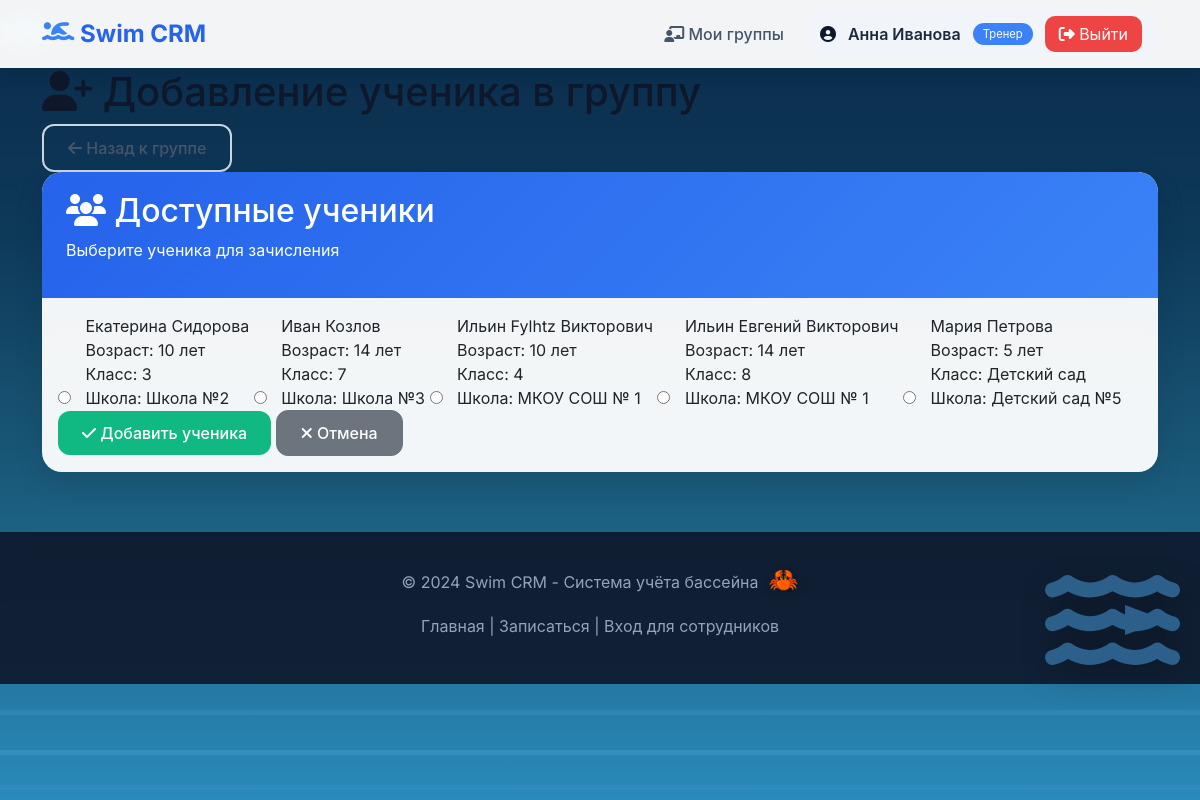
The app's page /trainer/group/2/add_student (signed in) with its own data.
### tables this page shows
CREATE TABLE trainers (
                id INTEGER PRIMARY KEY AUTOINCREMENT,
                full_name VARCHAR(255) NOT NULL,
                phone VARCHAR(20),
                email VARCHAR(255),
                login VARCHAR(100) NOT NULL UNIQUE,
                password_hash VARCHAR(255) NOT NULL,
                specialization TEXT,
                is_active BOOLEAN DEFAULT 1,
                created_at TIMESTAMP DEFAULT CURRENT_TIMESTAMP
            );

CREATE TABLE children (
                id INTEGER PRIMARY KEY AUTOINCREMENT,
                parent_id INTEGER NOT NULL,
                full_name VARCHAR(255) NOT NULL,
                age INTEGER CHECK (age BETWEEN 3 AND 17),
                class_number INTEGER CHECK (class_number BETWEEN 0 AND 11 OR class_number IS NULL),
                school_name VARCHAR(255),
                swimming_years INTEGER DEFAULT 1,
                shift VARCHAR(10) CHECK (shift IN ('day', 'evening')),
                desired_lessons_per_week INTEGER CHECK (desired_lessons_per_week IN (1,2,3)),
                created_at TIMESTAMP DEFAULT CURRENT_TIMESTAMP,
                FOREIGN KEY (parent_id) REFERENCES parents(id) ON DELETE CASCADE
            );

### main.py (the view)
@app.get("/trainer/group/{group_id}/add_student", response_class=HTMLResponse)
async def add_student_form(
    request: Request,
    group_id: int,
    current_user = Depends(get_current_user),
    db_cursor = Depends(get_db)
):
    require_trainer_or_admin(current_user)
    if not can_manage_group(group_id, current_user, db_cursor):
        raise HTTPException(status_code=403, detail="Нет доступа")
    db_cursor.execute(
        """
        SELECT c.id, c.full_name, c.age, c.class_number, c.school_name
        FROM children c
        WHERE c.id NOT IN (
            SELECT child_id FROM enrollments WHERE group_id = ? AND is_active = 1
        )
        ORDER BY c.full_name
        """,
        (group_id,)
    )
    available_children = db_cursor.fetchall()
    return templates.TemplateResponse(
        request,
        "add_student_to_group.html",
        {
            "request": request,
            "group_id": group_id,
            "children": available_children,
            "current_user": current_user
        }
    )

### templates/add_student_to_group.html (shortened to what this page needs)
{% extends "base.html" %}
{% block content %}
<div class="container">
    <div class="page-header">
        <h1><i class="fas fa-user-plus"></i> Добавление ученика в группу</h1>
        <a href="/trainer/group/{{ group_id }}" class="btn btn-outline">
            <i class="fas fa-arrow-left"></i> Назад к группе
        </a>
    </div>
    <div class="card">
        <div class="card-header">
            <h2><i class="fas fa-users"></i> Доступные ученики</h2>
            <p>Выберите ученика для зачисления</p>
        </div>
        <div class="card-body">
            {% if children %}
                <form method="post" action="/trainer/group/{{ group_id }}/add_student">
                    <div class="children-grid">
                        {% for child in children %}
                            <label class="child-card" style="cursor: pointer;">
                                <input type="radio" name="child_id" value="{{ child.id }}" required style="margin-right: 10px;">
                                <div style="display: inline-block;">
                                    <div class="child-name">{{ child.full_name }}</div>
                                    <div class="child-info">
                                        <div class="child-info-item">
                                            <label>Возраст:</label>
                                            <span>{{ child.age }} лет</span>
                                        </div>
                                        <div class="child-info-item">
                                            <label>Класс:</label>
                                            <span>{% if child.class_number and child.class_number > 0 %}{{ child.class_number }}{% else %}Детский сад{% endif %}</span>
                                        </div>
                                        <div class="child-info-item">
                                            <label>Школа:</label>
                                            <span>{{ child.school_name }}</span>
                                        </div>
                                    </div>
                                </div>
                            </label>
                        {% endfor %}
                    </div>
                    <div class="form-actions">
                        <button type="submit" class="btn btn-success">
                            <i class="fas fa-check"></i> Добавить ученика
                        </button>
                        <a href="/trainer/group/{{ group_id }}" class="btn btn-secondary">
                            <i class="fas fa-times"></i> Отмена
                        </a>
                    </div>
                </form>
            {% endif %}
        </div>
    </div>
</div>
{% endblock %}

### templates/base.html (shortened to what this page needs)
<!DOCTYPE html>
<html lang="ru">
<head>
    <link href="https://cdn.jsdelivr.net/npm/bootstrap@5.3.0/dist/css/bootstrap.min.css" rel="stylesheet">
    <link rel="stylesheet" href="https://cdnjs.cloudflare.com/ajax/libs/font-awesome/6.4.0/css/all.min.css">
</head>
<body>
    <div class="water-background">
        <div class="wave"></div>
        <div class="wave"></div>
        <div class="wave"></div>
    </div>
    <div class="dolphin dolphin-1">
    </div>
    <div class="dolphin dolphin-2">
    </div>
    <div class="dolphin dolphin-3">
    </div>
    <div class="dolphin dolphin-4">
    </div>
    <div class="whale">
        <i class="fas fa-water"></i>
        <div class="whale-mouth"></div>
    </div>
    <nav class="navbar navbar-expand-lg">
        <div class="container">
            <a class="navbar-brand" href="/">
                <i class="fas fa-swimmer"></i>
                <span>Swim CRM</span>
            </a>
            <div class="collapse navbar-collapse" id="navbarNav">
                <ul class="navbar-nav ms-auto align-items-center gap-2">
                    {% if current_user %}
                        {% if current_user.type == 'parent' %}
                            <li class="nav-item"><a class="nav-link" href="/parent/profile"><i class="fas fa-user"></i> Мои дети</a></li>
                        {% elif current_user.type == 'trainer' %}
                            <li class="nav-item"><a class="nav-link" href="/trainer/dashboard"><i class="fas fa-chalkboard-user"></i> Мои группы</a></li>
                        {% elif current_user.type == 'admin' %}
                            <li class="nav-item"><a class="nav-link" href="/dashboard"><i class="fas fa-tachometer-alt"></i> Дашборд</a></li>
                            <li class="nav-item"><a class="nav-link" href="/trainer/dashboard"><i class="fas fa-users"></i> Все группы</a></li>
                        {% endif %}
                        <li class="nav-item">
                            <div class="user-info">
                                <i class="fas fa-user-circle"></i>
                                <span class="user-name">{{ current_user.name }}</span>
                                <span class="user-type">
                                    {% if current_user.type == 'parent' %}Родитель
                                    {% elif current_user.type == 'trainer' %}Тренер
                                    {% else %}Администратор{% endif %}
                                </span>
                                <a href="/logout" class="logout-btn" style="background: #ef4444; color: white; padding: 6px 14px; border-radius: 10px; text-decoration: none;">
                                    <i class="fas fa-sign-out-alt"></i> Выйти
                                </a>
                            </div>
                        </li>
                    {% else %}
                        <li class="nav-item"><a class="nav-link" href="/login"><i class="fas fa-sign-in-alt"></i> Вход</a></li>
                        <li class="nav-item"><a class="btn btn-primary" href="/apply"><i class="fas fa-pen"></i> Записаться</a></li>
                    {% endif %}
                </ul>
            </div>
        </div>
    </nav>
    <main class="fade-in">
        {% block content %}
        {% endblock %}
    </main>
    <footer class="footer">
        <p>&copy; 2024 Swim CRM - Система учёта бассейна</p>
        <p class="mt-2">
            <a href="/">Главная</a> |
            <a href="/apply">Записаться</a> |
            <a href="/login">Вход для сотрудников</a>
        </p>
    </footer>
<div class="ocean-background" id="oceanBackground"></div>
</body>
</html>

### templates/base.html (style rules this page uses)
* { margin: 0; padding: 0; box-sizing: border-box; }
body { font-family: 'Inter', -apple-system, BlinkMacSystemFont, 'Segoe UI', Roboto, sans-serif; min-height: 100vh; color: #0f172a; position: relative; overflow-x: hidden; background: #0a2a4a; }
.water-background { position: fixed; top: 0; left: 0; width: 100%; height: 100%; z-index: 0; overflow: hidden; background: linear-gradient(180deg, #0a2a4a 0%, #0e3a5a 30%, #1a5a7a 60%, #2a8aba 100%); }
.wave { position: absolute; width: 200%; height: 100px; background: repeating-linear-gradient( transparent 0px, transparent 30px, rgba(100, 180, 250, 0.3) 30px, rgba(100, 180, 250, 0.3) 35px, transparent 35px, transparent 65px, rgba(80, 160, 230, 0.2) 65px, rgba(80, 160, 230, 0.2) 70px ); bottom: 0; left: -50%; animation: waveMoveLeft 8s linear infinite; }
.wave:nth-child(1) { bottom: 0; height: 80px; animation-duration: 6s; opacity: 0.7; }
.wave:nth-child(2) { bottom: 60px; height: 60px; animation-duration: 8s; opacity: 0.5; animation-delay: 1s; }
.wave:nth-child(8) { bottom: 280px; height: 20px; animation-duration: 5s; opacity: 0.3; animation-delay: 2.5s; }
.dolphin { position: absolute; font-size: 45px; cursor: pointer; filter: drop-shadow(2px 4px 6px rgba(0,0,0,0.2)); z-index: 2; }
.dolphin-1 { animation: dolphinSwim1 14s ease-in-out infinite; }
.dolphin-2 { animation: dolphinSwim2 16s ease-in-out infinite; animation-delay: 3s; }
.dolphin-3 { animation: dolphinSwim3 18s ease-in-out infinite; animation-delay: 6s; }
.dolphin-4 { animation: dolphinSwim4 20s ease-in-out infinite; animation-delay: 9s; }
.whale { position: fixed; right: -200px; bottom: 15%; z-index: 15; cursor: pointer; animation: whaleEnter 2s ease-out forwards; }
.whale i { font-size: 120px; color: #2c5f8a; filter: drop-shadow(5px 10px 15px rgba(0,0,0,0.3)); transition: transform 0.3s; }
.whale-mouth { position: absolute; top: 45px; right: 15px; width: 0; height: 0; border-left: 40px solid #2c5f8a; border-top: 15px solid transparent; border-bottom: 15px solid transparent; transition: all 0.3s; }
.navbar { background: rgba(255, 255, 255, 0.95); backdrop-filter: blur(10px); box-shadow: 0 4px 20px rgba(0, 0, 0, 0.08); position: sticky; top: 0; z-index: 1000; }
.navbar-brand { font-weight: 700; color: #2563eb !important; font-size: 1.5rem; }
.navbar-brand i { font-size: 1.8rem; color: #3b82f6; }
.nav-link { color: #475569 !important; font-weight: 500; transition: all 0.3s ease; border-radius: 10px; margin: 0 4px; }
.user-info { background: #f1f5f9; padding: 8px 16px; border-radius: 40px; display: flex; align-items: center; gap: 12px; }
.user-name { font-weight: 600; color: #1e293b; }
.user-type { font-size: 0.7rem; padding: 3px 10px; border-radius: 20px; background: #3b82f6; color: white; }
.logout-btn { background: #ef4444 !important; color: white !important; border-radius: 8px; padding: 6px 14px; }
.btn { border-radius: 12px; font-weight: 500; padding: 10px 24px; transition: all 0.3s ease; }
.btn-success { background: #10b981; border: none; }
.btn-outline { background: transparent; border: 2px solid #cbd5e1; color: #475569; }
.card { border: none; border-radius: 20px; box-shadow: 0 10px 30px rgba(0, 0, 0, 0.1); transition: all 0.3s ease; background: rgba(255, 255, 255, 0.95); backdrop-filter: blur(5px); overflow: hidden; }
.card-header { background: linear-gradient(135deg, #2563eb 0%, #3b82f6 100%); color: white; border: none; padding: 20px 24px; }
.container { position: relative; z-index: 10; }
.footer { background: rgba(15, 23, 42, 0.9); backdrop-filter: blur(10px); color: #94a3b8; text-align: center; padding: 30px; margin-top: 60px; position: relative; z-index: 10; }
.footer a { color: #94a3b8; text-decoration: none; transition: color 0.3s; }
.fade-in { animation: fadeInUp 0.6s ease; }
.ocean-background { position: fixed; top: 0; left: 0; width: 100%; height: 100%; z-index: -1; overflow: hidden; pointer-events: none; }

### records on screen
trainers: name "Анна Иванова"
children: full_name "Екатерина Сидорова", age "10", class_number "3", school_name "Школа №2"
children: full_name "Иван Козлов", age "14", class_number "7", school_name "Школа №3"
children: full_name "Ильин Fylhtz Викторович", age "10", class_number "4", school_name "МКОУ СОШ № 1"
children: full_name "Ильин Евгений Викторович", age "14", class_number "8", school_name "МКОУ СОШ № 1"
children: full_name "Мария Петрова", age "5", class_number "Детский сад", school_name "Детский сад №5"
